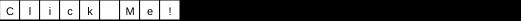
Frame 1 (no input)
Frame 60 (no input): identical to frame 1, image omitted
Frame 120 (the mouse pressed at the canvas centre since frame 60): identical to frame 1, image omitted

The p5.js sketch that drew this single still picture (run headless with seeded random() and noise() and a simulated clock; from frame 60 on, the mouse is pressed at the canvas centre):

// p5.js sketch
// ── sketch.js
var chars;

function setup() {
  createCanvas(521, 21);
  textAlign(CENTER, CENTER);
  textSize(11);
  chars = [];
  
  for(let c of "Click Me!")
    chars.push(c)

}

function draw() {
  background(0);

  for (var i = 0; i < chars.length; i++) {
    //calculate x value based on index
    var x = 20 * i;

    //Draw Rectangle
    fill(255)
    rect(x, 0, 20, 20);

    //Draw text
    fill(0);
    text(chars[i], x + 10, 12);

  }

}

function mousePressed() {
  var index = floor(mouseX / 20);
  chars.splice(index, 1);
}

function keyPressed() {
  
  var character = char(unchar(key));

  if (character != undefined)  //if character is ASCII
    
    //Pushes the recent key press to the array
    chars.push(key);
  if(keyCode == BACKSPACE)
    chars.splice(chars.length-1);
}
